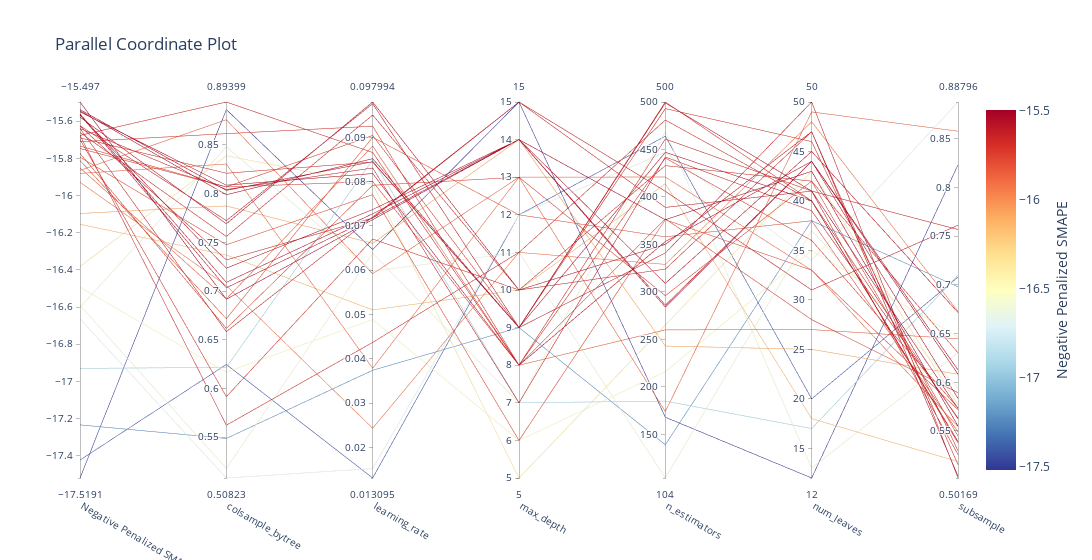

Notebook cell for this chart:
### Markdown cell above
## 3.4 Quick Demo for Regressor Tuning

### Code cell
from sklearn.datasets import (
    fetch_california_housing
)
california = fetch_california_housing()
X_housing = pd.DataFrame(california.data, columns=california.feature_names)
X_housing = PreProcessor.mlflow_input_prep(X_housing)

y_housing = california.target
X_train_full_housing, X_test_housing, y_train_full_housing, y_test_housing = train_test_split(X_housing, y_housing, test_size=0.2, random_state=42)
# Define the hyperparameter search ranges
lgb_param_ranges = {
    'learning_rate': (0.01, 0.1),  
    'n_estimators': (100, 500),   
    'num_leaves': (10, 50),
    'max_depth': (5, 15),
    'colsample_bytree': (0.5, 0.9),
    'subsample': (0.5, 0.9)
}
# tune the regressor
best_lgb_rgs = MLPipeline.tune(X_train_full_housing, y_train_full_housing, 
                          algorithm=lgb.LGBMRegressor, 
                          preprocessor=PreProcessor(),
                          param_ranges=lgb_param_ranges,  
                          tune_metric= "smape",
                          beta=1,
                          max_evals=100,
                          early_stopping=20,  
                          verbose=-1,
                          cv=3,
                          cv_variance_penalty=0.3,
                          log_best_model=False)

### Figure 1 — Plotly figure (JSON) as saved in the notebook; plotly's stock layout.template omitted (floating-point values rounded to 4 significant figures)
{"data": [{"dimensions": [{"label": "Negative Penalized SMAPE", "range": [-17.52, -15.5], "values": [-15.68, -16.66, -16.93, -16.49, -16.15, -17.52, -17.23, -17.42, -15.86, -16.59, -15.66, -15.58, -15.62, -15.55, -16.38, -15.75, -15.85, -15.5, -15.64, -15.56, -15.88, -15.57, -15.57, -15.81, -16.1, -15.77, -16.6, -15.63, -15.93, -15.54, -15.54, -15.73, -15.64, -15.71, -15.69, -15.79, -15.68, -15.7]}, {"label": "colsample_bytree", "range": [0.5082, 0.894], "values": [0.5624, 0.5082, 0.6217, 0.6169, 0.737, 0.8863, 0.5488, 0.6247, 0.8758, 0.5181, 0.756, 0.769, 0.7723, 0.8087, 0.8388, 0.8068, 0.692, 0.6916, 0.6584, 0.7089, 0.8304, 0.7034, 0.7235, 0.6716, 0.7874, 0.6617, 0.848, 0.732, 0.7056, 0.7988, 0.8033, 0.8069, 0.8042, 0.8615, 0.8209, 0.7475, 0.894, 0.5917]}, {"label": "learning_rate", "range": [0.01309, 0.09799], "values": [0.04371, 0.01523, 0.08492, 0.04888, 0.05105, 0.06468, 0.03742, 0.01309, 0.0592, 0.06381, 0.09506, 0.09799, 0.09761, 0.08183, 0.07947, 0.08002, 0.08805, 0.07143, 0.07203, 0.07275, 0.03787, 0.07185, 0.07371, 0.09004, 0.06609, 0.07919, 0.05981, 0.0718, 0.02433, 0.0852, 0.08451, 0.09044, 0.0831, 0.09252, 0.08444, 0.07707, 0.08659, 0.06705]}, {"label": "max_depth", "range": [5, 15], "values": [11, 12, 7, 6, 10, 15, 9, 12, 13, 7, 10, 10, 9, 8, 5, 8, 8, 14, 15, 14, 13, 14, 14, 12, 14, 13, 11, 15, 11, 9, 9, 9, 7, 8, 9, 6, 8, 10]}, {"label": "n_estimators", "range": [104, 500], "values": [481, 447, 185, 216, 414, 168, 139, 464, 174, 469, 324, 350, 341, 353, 265, 377, 260, 376, 389, 284, 421, 286, 309, 358, 243, 296, 104, 406, 329, 499, 447, 500, 442, 441, 493, 376, 461, 433]}, {"label": "num_leaves", "range": [12, 50], "values": [40, 34, 17, 35, 18, 12, 38, 20, 49, 13, 47, 47, 50, 44, 43, 28, 27, 43, 41, 44, 33, 44, 45, 38, 25, 42, 37, 31, 48, 41, 40, 40, 39, 36, 46, 33, 41, 42]}, {"label": "subsample", "range": [0.5017, 0.888], "values": [0.5624, 0.888, 0.7099, 0.6465, 0.5186, 0.8234, 0.6981, 0.708, 0.8579, 0.6301, 0.5155, 0.5037, 0.5017, 0.5835, 0.5768, 0.5894, 0.6448, 0.555, 0.7569, 0.6084, 0.5546, 0.6127, 0.6718, 0.549, 0.6083, 0.5447, 0.594, 0.7614, 0.6728, 0.5731, 0.5393, 0.5378, 0.5632, 0.5737, 0.5296, 0.5718, 0.5258, 0.6303]}], "labelangle": 30, "labelside": "bottom", "line": {"color": [-15.68, -16.66, -16.93, -16.49, -16.15, -17.52, -17.23, -17.42, -15.86, -16.59, -15.66, -15.58, -15.62, -15.55, -16.38, -15.75, -15.85, -15.5, -15.64, -15.56, -15.88, -15.57, -15.57, -15.81, -16.1, -15.77, -16.6, -15.63, -15.93, -15.54, -15.54, -15.73, -15.64, -15.71, -15.69, -15.79, -15.68, -15.7], "colorbar": {"title": {"side": "right", "text": "Negative Penalized SMAPE"}}, "colorscale": [[0, "rgb(165,0,38)"], [0.1, "rgb(215,48,39)"], [0.2, "rgb(244,109,67)"], [0.3, "rgb(253,174,97)"], [0.4, "rgb(254,224,144)"], [0.5, "rgb(255,255,191)"], [0.6, "rgb(224,243,248)"], [0.7, "rgb(171,217,233)"], [0.8, "rgb(116,173,209)"], [0.9, "rgb(69,117,180)"], [1, "rgb(49,54,149)"]], "reversescale": true, "showscale": true}, "type": "parcoords"}], "layout": {"title": {"text": "Parallel Coordinate Plot"}, "width": 1200}}
